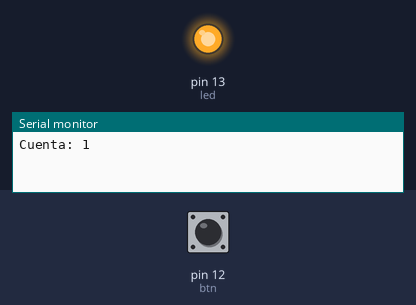
This sketch was run on a simulated Arduino Uno, built with avr-gcc and run on an emulated ATmega328P. Parts: output pins drawn as LEDs (lit = HIGH), the last lines printed to the serial monitor. The test bench sets the inputs (shaded band); at power-on: pin 12 (btn) HIGH.

Above: at 1.2 s.
1.3 s: pin 12 (btn) pulled LOW for 0.15 s
At 2.6 s:
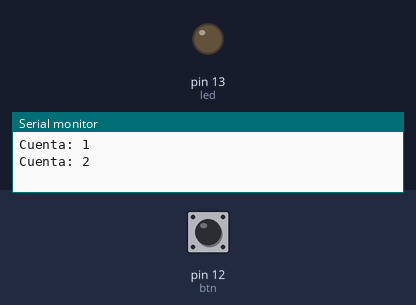
2.9 s: pin 12 (btn) pulled LOW for 1 s
At 5.1 s:
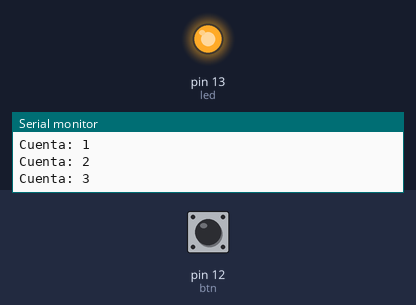
5.4 s: pin 12 (btn) pulled LOW for 3.2 s
At 8.9 s:
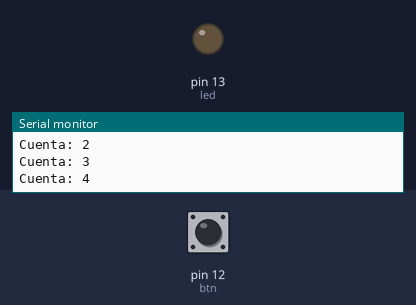
Timing chart, 0 to 10.4 s (numbered marks = the images above; inputs shaded):
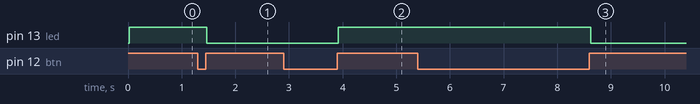

Measured:
- after the input at 1.3 s, pin 13 (led): HIGH → LOW after 0.17 s
- after the input at 2.9 s, pin 13 (led): LOW → HIGH after 1.0 s
- after the input at 5.4 s, pin 13 (led): HIGH → LOW after 3.2 s

The sketch:

Antirebote.ino
```cpp
//Moyete
//Edgar Moises Hernandez Gonzalez
//Prender led con boton mejorado
//23-09-2017

const int led=13;//Pin digital 13
const int btn=12;//Pin digital 12
int i;//cuenta las veces que se ha presionado el boton
int estadoBotonAnterior;//almacena temporalmente el estado del boton

boolean antirebote(int pin){
  int tiempoAntirebote=20;//tiempo 20 milisegundos
  int j=0;
  boolean estado;
  boolean estadoAnterior;
  do{
    estado=digitalRead(pin);//estado del boton
    if(estado!=estadoAnterior){//si cambio el estado del boton
      j=0;
      estadoAnterior=estado;//se guarda el estado actual del boton
    }
    else{
      j++;
    }
    delay(1);
  }
  while(j<tiempoAntirebote);
  return estado;
}

void setup() {
  Serial.begin(9600);//Comunicacion Serial
  pinMode(led,OUTPUT);//salida
}

void loop() {
  int estadoBoton=digitalRead(btn);//leer estado del boton
  if(estadoBoton!=estadoBotonAnterior){//cambio el estado del boton?
    if(antirebote(btn)){//si la funcion antirebote es verdadera
      i++;//incrementa cuenta del boton
      Serial.print("Cuenta: ");
      Serial.println(i);
      if(i%2!=0)//Impar
        digitalWrite(led,HIGH);//Encender
      else
        digitalWrite(led,LOW);//Apagar
    }
  }
  estadoBotonAnterior=estadoBoton;//guarda el estado actual del boton
}
```
